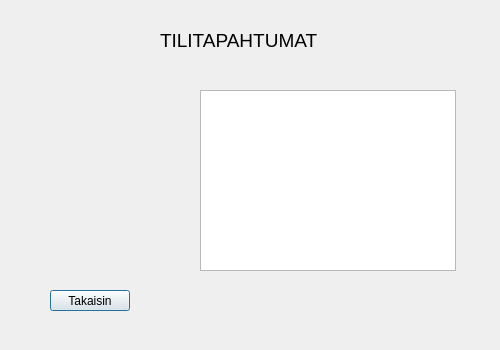
<?xml version="1.0" encoding="UTF-8"?>
<ui version="4.0">
 <class>tapahtumavirta</class>
 <widget class="QDialog" name="tapahtumavirta">
  <property name="geometry">
   <rect>
    <x>0</x>
    <y>0</y>
    <width>500</width>
    <height>350</height>
   </rect>
  </property>
  <property name="windowTitle">
   <string>Dialog</string>
  </property>
  <widget class="QLabel" name="label">
   <property name="geometry">
    <rect>
     <x>160</x>
     <y>30</y>
     <width>161</width>
     <height>21</height>
    </rect>
   </property>
   <property name="font">
    <font>
     <pointsize>14</pointsize>
    </font>
   </property>
   <property name="text">
    <string>TILITAPAHTUMAT</string>
   </property>
  </widget>
  <widget class="QListWidget" name="listWidget">
   <property name="geometry">
    <rect>
     <x>200</x>
     <y>90</y>
     <width>256</width>
     <height>181</height>
    </rect>
   </property>
  </widget>
  <widget class="QPushButton" name="btn_tilitapahtumatPaluu">
   <property name="geometry">
    <rect>
     <x>50</x>
     <y>290</y>
     <width>80</width>
     <height>21</height>
    </rect>
   </property>
   <property name="text">
    <string>Takaisin</string>
   </property>
  </widget>
 </widget>
 <resources/>
 <connections/>
</ui>
